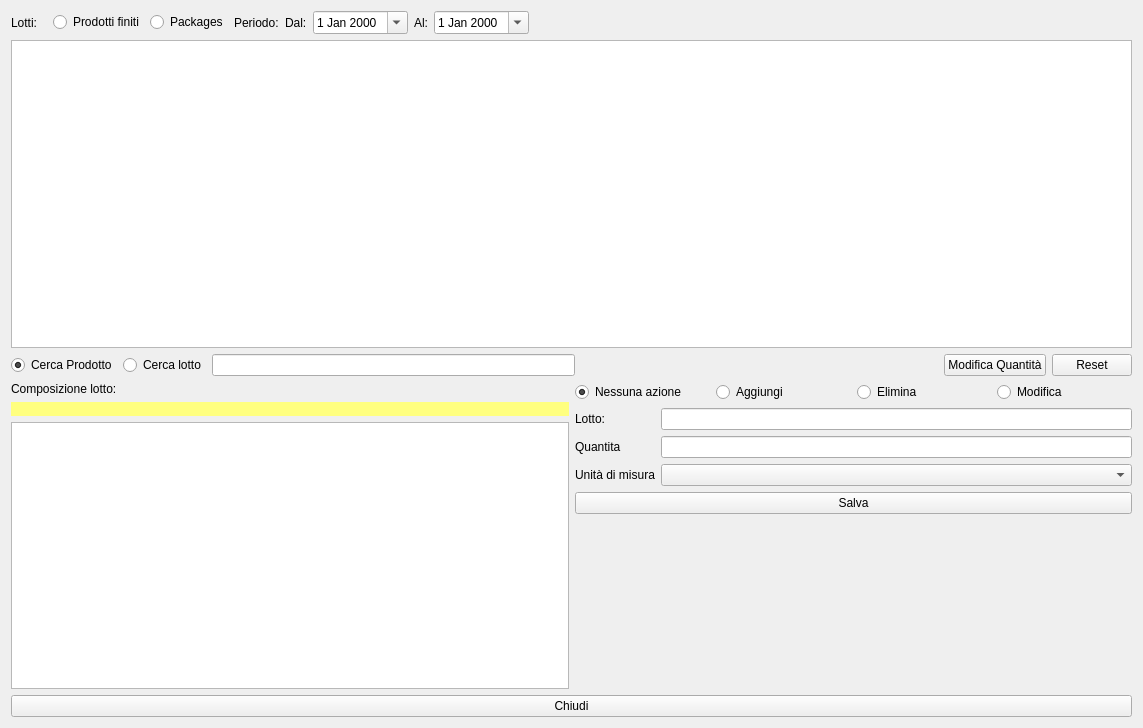
<?xml version="1.0" encoding="UTF-8"?>
<ui version="4.0">
 <class>HModifyProd</class>
 <widget class="QWidget" name="HModifyProd">
  <property name="windowModality">
   <enum>Qt::NonModal</enum>
  </property>
  <property name="geometry">
   <rect>
    <x>0</x>
    <y>0</y>
    <width>1143</width>
    <height>728</height>
   </rect>
  </property>
  <property name="windowTitle">
   <string>Modifica Lotti</string>
  </property>
  <property name="windowIcon">
   <iconset resource="icons.qrc">
    <normaloff>:/Resources/Pencil.PNG</normaloff>:/Resources/Pencil.PNG</iconset>
  </property>
  <layout class="QVBoxLayout" name="verticalLayout_3">
   <item>
    <layout class="QHBoxLayout" name="horizontalLayout">
     <item>
      <widget class="QLabel" name="label">
       <property name="text">
        <string>Lotti:   </string>
       </property>
      </widget>
     </item>
     <item>
      <widget class="QRadioButton" name="radioButton_2">
       <property name="text">
        <string>Prodotti finiti</string>
       </property>
       <property name="checked">
        <bool>true</bool>
       </property>
      </widget>
     </item>
     <item>
      <widget class="QRadioButton" name="radioButton">
       <property name="text">
        <string>Packages</string>
       </property>
       <property name="checked">
        <bool>false</bool>
       </property>
      </widget>
     </item>
     <item>
      <widget class="QLabel" name="label_5">
       <property name="text">
        <string>Periodo:</string>
       </property>
      </widget>
     </item>
     <item>
      <widget class="QLabel" name="label_8">
       <property name="text">
        <string>Dal:</string>
       </property>
      </widget>
     </item>
     <item>
      <widget class="QDateEdit" name="deDal">
       <property name="calendarPopup">
        <bool>true</bool>
       </property>
      </widget>
     </item>
     <item>
      <widget class="QLabel" name="label_9">
       <property name="text">
        <string>Al:</string>
       </property>
      </widget>
     </item>
     <item>
      <widget class="QDateEdit" name="deAl">
       <property name="calendarPopup">
        <bool>true</bool>
       </property>
      </widget>
     </item>
     <item>
      <spacer name="horizontalSpacer">
       <property name="orientation">
        <enum>Qt::Horizontal</enum>
       </property>
       <property name="sizeHint" stdset="0">
        <size>
         <width>40</width>
         <height>20</height>
        </size>
       </property>
      </spacer>
     </item>
    </layout>
   </item>
   <item>
    <widget class="QTableView" name="tvLots">
     <property name="editTriggers">
      <set>QAbstractItemView::NoEditTriggers</set>
     </property>
     <property name="alternatingRowColors">
      <bool>true</bool>
     </property>
     <property name="selectionMode">
      <enum>QAbstractItemView::SingleSelection</enum>
     </property>
     <property name="selectionBehavior">
      <enum>QAbstractItemView::SelectRows</enum>
     </property>
     <property name="sortingEnabled">
      <bool>true</bool>
     </property>
     <attribute name="horizontalHeaderStretchLastSection">
      <bool>true</bool>
     </attribute>
     <attribute name="verticalHeaderVisible">
      <bool>false</bool>
     </attribute>
    </widget>
   </item>
   <item>
    <layout class="QHBoxLayout" name="horizontalLayout_7">
     <item>
      <layout class="QHBoxLayout" name="horizontalLayout_2">
       <item>
        <widget class="QRadioButton" name="rbprod">
         <property name="text">
          <string>Cerca Prodotto</string>
         </property>
         <property name="checked">
          <bool>true</bool>
         </property>
         <attribute name="buttonGroup">
          <string notr="true">buttonGroup_2</string>
         </attribute>
        </widget>
       </item>
       <item>
        <widget class="QRadioButton" name="rblots">
         <property name="text">
          <string>Cerca lotto</string>
         </property>
         <attribute name="buttonGroup">
          <string notr="true">buttonGroup_2</string>
         </attribute>
        </widget>
       </item>
      </layout>
     </item>
     <item>
      <widget class="QLineEdit" name="leSearch">
       <property name="maximumSize">
        <size>
         <width>16777215</width>
         <height>16777215</height>
        </size>
       </property>
       <property name="frame">
        <bool>true</bool>
       </property>
       <property name="clearButtonEnabled">
        <bool>true</bool>
       </property>
      </widget>
     </item>
     <item>
      <spacer name="horizontalSpacer_3">
       <property name="orientation">
        <enum>Qt::Horizontal</enum>
       </property>
       <property name="sizeHint" stdset="0">
        <size>
         <width>40</width>
         <height>20</height>
        </size>
       </property>
      </spacer>
     </item>
     <item>
      <layout class="QHBoxLayout" name="horizontalLayout_6">
       <item>
        <widget class="QPushButton" name="pbUpdateAmount">
         <property name="text">
          <string>Modifica Quantità</string>
         </property>
         <property name="icon">
          <iconset resource="icons.qrc">
           <normaloff>:/Resources/Line-chart64.png</normaloff>:/Resources/Line-chart64.png</iconset>
         </property>
         <property name="iconSize">
          <size>
           <width>32</width>
           <height>32</height>
          </size>
         </property>
        </widget>
       </item>
       <item>
        <widget class="QPushButton" name="pushButton_7">
         <property name="text">
          <string>Reset</string>
         </property>
         <property name="icon">
          <iconset resource="icons.qrc">
           <normaloff>:/Resources/Arrow-turn-left64.png</normaloff>:/Resources/Arrow-turn-left64.png</iconset>
         </property>
         <property name="iconSize">
          <size>
           <width>32</width>
           <height>32</height>
          </size>
         </property>
        </widget>
       </item>
      </layout>
     </item>
    </layout>
   </item>
   <item>
    <layout class="QHBoxLayout" name="horizontalLayout_5">
     <item>
      <layout class="QVBoxLayout" name="verticalLayout">
       <item>
        <widget class="QLabel" name="label_2">
         <property name="text">
          <string>Composizione lotto:</string>
         </property>
        </widget>
       </item>
       <item>
        <widget class="QLabel" name="lbProd">
         <property name="styleSheet">
          <string notr="true">background-color: rgb(255, 255, 127);</string>
         </property>
         <property name="text">
          <string/>
         </property>
        </widget>
       </item>
       <item>
        <widget class="QTableView" name="tvDetails">
         <property name="selectionMode">
          <enum>QAbstractItemView::SingleSelection</enum>
         </property>
         <property name="selectionBehavior">
          <enum>QAbstractItemView::SelectRows</enum>
         </property>
        </widget>
       </item>
      </layout>
     </item>
     <item>
      <layout class="QVBoxLayout" name="verticalLayout_2">
       <item>
        <layout class="QHBoxLayout" name="horizontalLayout_4">
         <item>
          <widget class="QRadioButton" name="rbNoAction">
           <property name="text">
            <string>Nessuna azione</string>
           </property>
           <property name="checked">
            <bool>true</bool>
           </property>
           <attribute name="buttonGroup">
            <string notr="true">buttonGroup</string>
           </attribute>
          </widget>
         </item>
         <item>
          <widget class="QRadioButton" name="rbAdd">
           <property name="text">
            <string>Aggiungi</string>
           </property>
           <attribute name="buttonGroup">
            <string notr="true">buttonGroup</string>
           </attribute>
          </widget>
         </item>
         <item>
          <widget class="QRadioButton" name="rbDelete">
           <property name="text">
            <string>Elimina</string>
           </property>
           <attribute name="buttonGroup">
            <string notr="true">buttonGroup</string>
           </attribute>
          </widget>
         </item>
         <item>
          <widget class="QRadioButton" name="rbUpdate">
           <property name="text">
            <string>Modifica</string>
           </property>
           <attribute name="buttonGroup">
            <string notr="true">buttonGroup</string>
           </attribute>
          </widget>
         </item>
        </layout>
       </item>
       <item>
        <layout class="QFormLayout" name="formLayout">
         <item row="0" column="0">
          <widget class="QLabel" name="label_4">
           <property name="text">
            <string>Lotto:</string>
           </property>
          </widget>
         </item>
         <item row="1" column="0">
          <widget class="QLabel" name="label_6">
           <property name="text">
            <string>Quantita</string>
           </property>
          </widget>
         </item>
         <item row="1" column="1">
          <widget class="QLineEdit" name="leQuantita"/>
         </item>
         <item row="3" column="0">
          <widget class="QLabel" name="label_7">
           <property name="text">
            <string>Unità di misura</string>
           </property>
          </widget>
         </item>
         <item row="3" column="1">
          <widget class="QComboBox" name="cbUm"/>
         </item>
         <item row="0" column="1">
          <widget class="QLineEdit" name="leLotto">
           <property name="clearButtonEnabled">
            <bool>true</bool>
           </property>
          </widget>
         </item>
        </layout>
       </item>
       <item>
        <widget class="QPushButton" name="pushButton">
         <property name="text">
          <string>Salva</string>
         </property>
         <property name="icon">
          <iconset resource="icons.qrc">
           <normaloff>:/Resources/save-icon.png</normaloff>:/Resources/save-icon.png</iconset>
         </property>
         <property name="iconSize">
          <size>
           <width>32</width>
           <height>32</height>
          </size>
         </property>
        </widget>
       </item>
       <item>
        <spacer name="verticalSpacer">
         <property name="orientation">
          <enum>Qt::Vertical</enum>
         </property>
         <property name="sizeHint" stdset="0">
          <size>
           <width>20</width>
           <height>40</height>
          </size>
         </property>
        </spacer>
       </item>
       <item>
        <layout class="QHBoxLayout" name="horizontalLayout_3"/>
       </item>
      </layout>
     </item>
    </layout>
   </item>
   <item>
    <widget class="QPushButton" name="pushButton_2">
     <property name="text">
      <string>Chiudi</string>
     </property>
     <property name="icon">
      <iconset resource="icons.qrc">
       <normaloff>:/Resources/Actions-window-close-icon.png</normaloff>:/Resources/Actions-window-close-icon.png</iconset>
     </property>
     <property name="iconSize">
      <size>
       <width>32</width>
       <height>32</height>
      </size>
     </property>
    </widget>
   </item>
  </layout>
 </widget>
 <resources>
  <include location="icons.qrc"/>
 </resources>
 <connections/>
 <buttongroups>
  <buttongroup name="buttonGroup"/>
  <buttongroup name="buttonGroup_2"/>
 </buttongroups>
</ui>
